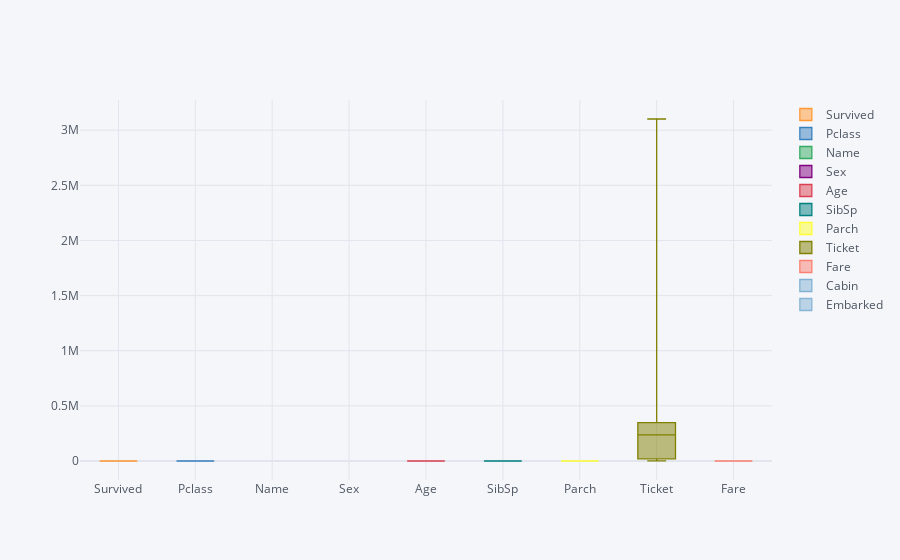

Notebook source saved alongside this figure:
### Code cell
cf.go_offline()
df.iloc[:,1:].iplot(kind="box");

### Figure 1 — Plotly figure (JSON) as saved in the notebook; plotly's stock layout.template omitted (floating-point values rounded to 4 significant figures; data arrays with more than 128 entries replaced by an {"elided": "..."} marker saying what was removed)
{"data": [{"boxpoints": false, "line": {"width": 1.3}, "marker": {"color": "rgba(255, 153, 51, 1.0)"}, "name": "Survived", "orientation": "v", "type": "box", "y": {"elided": "891 int values"}}, {"boxpoints": false, "line": {"width": 1.3}, "marker": {"color": "rgba(55, 128, 191, 1.0)"}, "name": "Pclass", "orientation": "v", "type": "box", "y": {"elided": "891 int values"}}, {"boxpoints": false, "line": {"width": 1.3}, "marker": {"color": "rgba(50, 171, 96, 1.0)"}, "name": "Name", "orientation": "v", "type": "box", "y": {"elided": "891 str values"}}, {"boxpoints": false, "line": {"width": 1.3}, "marker": {"color": "rgba(128, 0, 128, 1.0)"}, "name": "Sex", "orientation": "v", "type": "box", "y": {"elided": "891 str values"}}, {"boxpoints": false, "line": {"width": 1.3}, "marker": {"color": "rgba(219, 64, 82, 1.0)"}, "name": "Age", "orientation": "v", "type": "box", "y": {"elided": "891 float values"}}, {"boxpoints": false, "line": {"width": 1.3}, "marker": {"color": "rgba(0, 128, 128, 1.0)"}, "name": "SibSp", "orientation": "v", "type": "box", "y": {"elided": "891 int values"}}, {"boxpoints": false, "line": {"width": 1.3}, "marker": {"color": "rgba(255, 255, 51, 1.0)"}, "name": "Parch", "orientation": "v", "type": "box", "y": {"elided": "891 int values"}}, {"boxpoints": false, "line": {"width": 1.3}, "marker": {"color": "rgba(128, 128, 0, 1.0)"}, "name": "Ticket", "orientation": "v", "type": "box", "y": {"elided": "891 str values"}}, {"boxpoints": false, "line": {"width": 1.3}, "marker": {"color": "rgba(251, 128, 114, 1.0)"}, "name": "Fare", "orientation": "v", "type": "box", "y": {"elided": "891 float values"}}, {"boxpoints": false, "line": {"width": 1.3}, "marker": {"color": "rgba(128, 177, 211, 1.0)"}, "name": "Cabin", "orientation": "v", "type": "box", "y": {"elided": "891 str values"}}, {"boxpoints": false, "line": {"width": 1.3}, "marker": {"color": "rgba(128, 177, 211, 0.8999999999999999)"}, "name": "Embarked", "orientation": "v", "type": "box", "y": {"elided": "891 str values"}}], "layout": {"legend": {"bgcolor": "#F5F6F9", "font": {"color": "#4D5663"}}, "paper_bgcolor": "#F5F6F9", "plot_bgcolor": "#F5F6F9", "title": {"font": {"color": "#4D5663"}}, "xaxis": {"gridcolor": "#E1E5ED", "showgrid": true, "tickfont": {"color": "#4D5663"}, "title": {"font": {"color": "#4D5663"}, "text": ""}, "zerolinecolor": "#E1E5ED"}, "yaxis": {"gridcolor": "#E1E5ED", "showgrid": true, "tickfont": {"color": "#4D5663"}, "title": {"font": {"color": "#4D5663"}, "text": ""}, "zerolinecolor": "#E1E5ED"}}}
